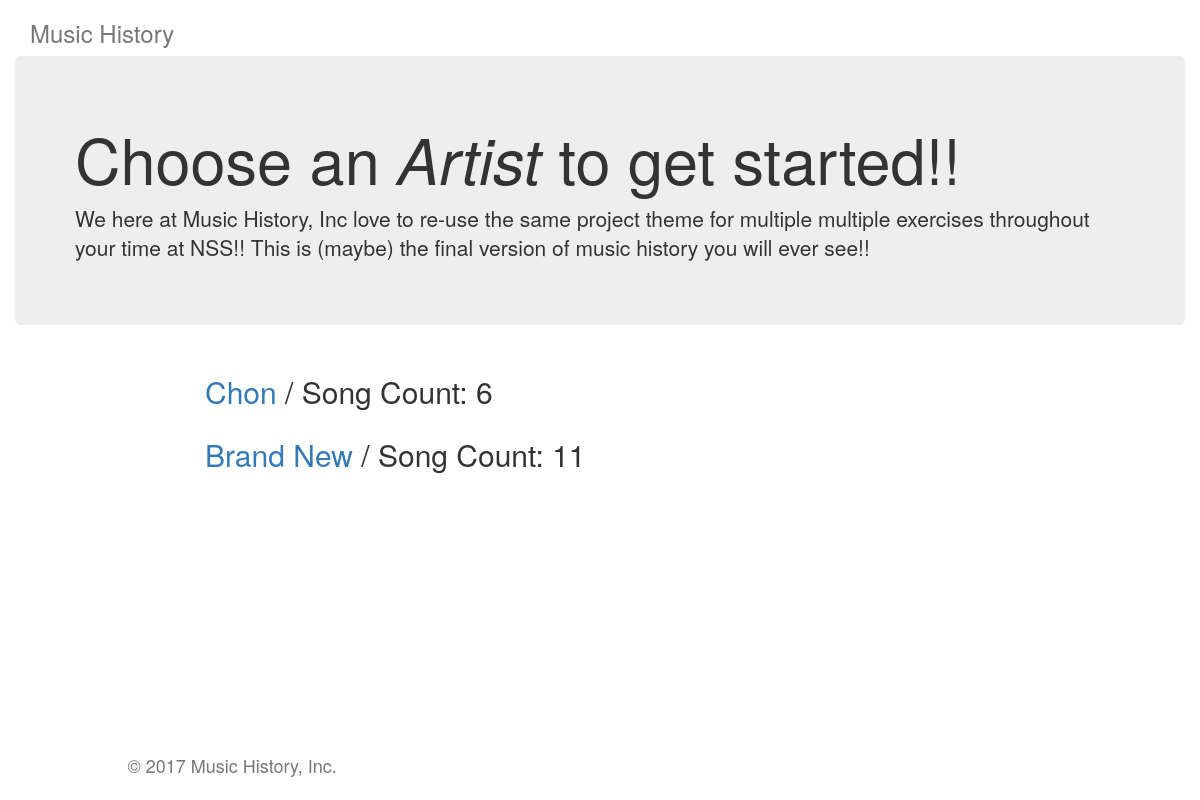
The page /history/ on the database its author committed.
### history/models.py (models this page shows, shortened)
class Artist(models.Model):
    ArtistName = models.CharField(max_length=30)
    pub_date = models.DateTimeField('date published')

### history/views.py (the view)
class ListView(generic.ListView):
    context_object_name = "artist_list"
    model = Artist
    template_name = 'history/list.html'

### history/templates/history/list.html
{% extends "history/site_container.html" %}
{% block content %}
<div class="jumbotron">
    <h1>Choose an <i>Artist</i> to get started!!</h1>
    <p class="lead">We here at Music History, Inc love to re-use the same project theme for multiple multiple exercises throughout your time at NSS!! This is (maybe) the final version of music history you will ever see!!</p>
</div>
<div class="row">
    <div id="content">
		{% if artist_list %}
			{% for artist in artist_list %}
				<div class="row">
					<div class="col-md-8 col-md-offset-2">
						<h2><a href="{% url 'history:detail' artist.id %}">{{artist.ArtistName}}</a> / Song Count: {{artist.song_set.count}}</h2>
					</div>
				</div>
			{% endfor %}
		{% else %}
			<p>No artists available</p>
		{% endif %}
    </div>
</div>
{% endblock content %}

### history/static/history/style.css (style rules this page uses)
html, body { width: 100%; height: 100%; }

### rows shown on the page
Artist: ArtistName "Chon", song_set.count "6"
Artist: ArtistName "Brand New", song_set.count "11"
